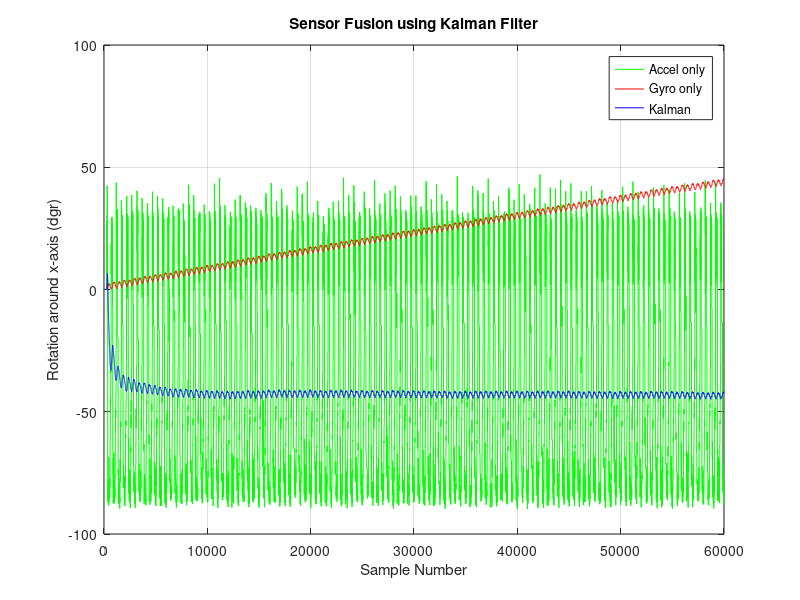
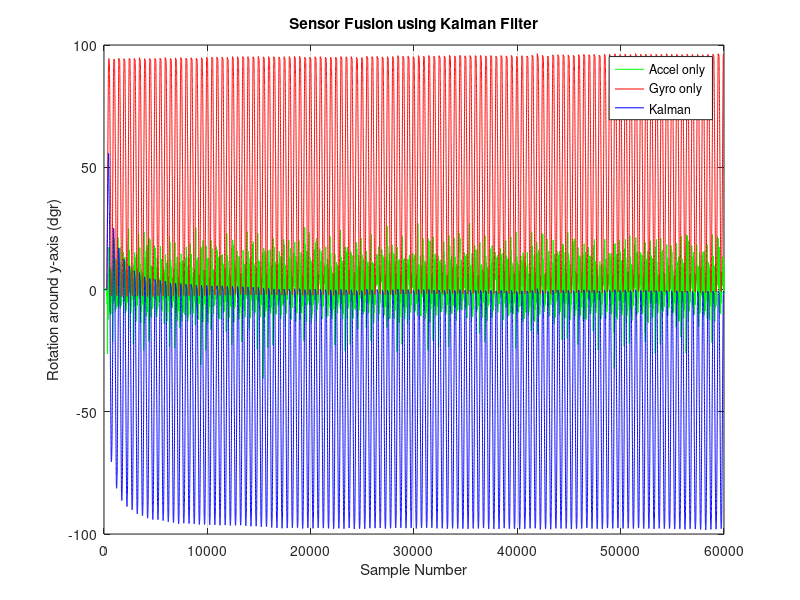
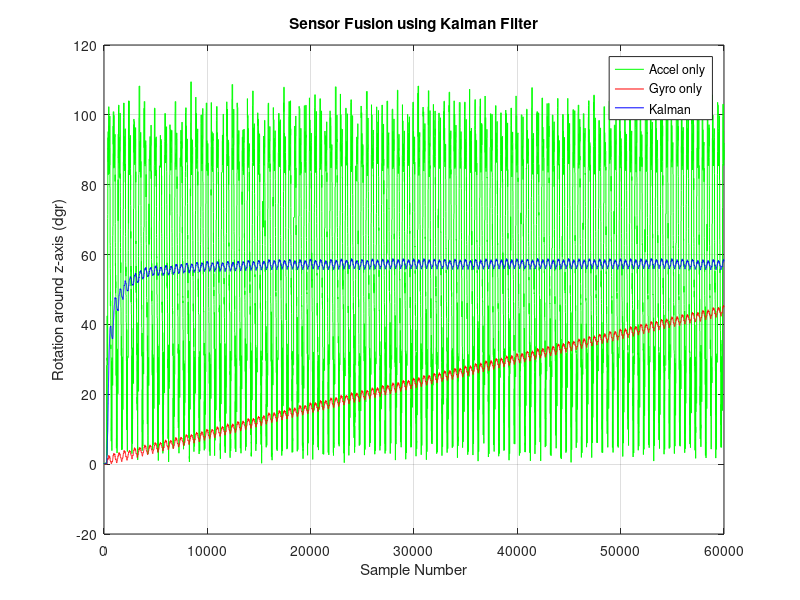

Write MATLAB code to recreate these figures, in order. (Note: a time limit stopped this script after it produced the figures.)
# Load Quaternion pkg
pkg load quaternion;

# Parameters
filter = 5; % 0 = "raw", 1 = "static cal", 2 = "static cal + mvavg", 3 = "static cal + fir", 4 = "static cal + kalman", 5 = "simple cal + no filter"
ign_samples = 0; % samples to ignore until Filter has converged
gyro_weight = 0.98;
acc_range = 0.1;
gyr_sens = 32.8;
acc_sens = 8192;
delta_t = 1/500;
grav_raw = acc_sens;
gravity = 9.80665;
f_norm = [0; 0; acc_sens];
acc_rec = [0; 0; 1];
v = [0; 0; 0];
s = [0; 0; 0];

#Kalman Function
function angle_out = kalman_angle(angle_in, rate, stddev_angle, stddev_rate, delta_t)
  
  # Compute Variances
  var_angle = stddev_angle^2;
  var_rate = stddev_rate^2;

  # Initialize
  y_hat = [0; 0];
  A = [1 (-delta_t); 0 1];
  B = [delta_t; 0];
  H = eye(2,2);
  P = [1000 0; 0 1000];
  Q = [var_angle 0; 0 var_rate];
  R = [stddev_angle 0; 0 stddev_rate];

  # Go through samples
  for i=1:length(angle_in)
  
    # Rememver previous error covariance
    P_prev = P;

    # Prediction Update
    y_hat_neg = A*y_hat + B*rate(i);
    P = A*P_prev*transpose(A) + Q;

    # Measurement Update
    K = (P_prev*transpose(H))*inverse(H*P_prev*transpose(H) + R);
    y_hat = y_hat_neg + K*([angle_in(i); rate(i)] - H*y_hat_neg);
    P = (eye(2,2) - K*H)*P_prev;
    
    # Store values
    angle_out(i) = y_hat(1,1);
  end
  
  disp(P);

endfunction

# Load Data
if (filter == 1)
	load ('calibrated.mat', 'cal');
	data = cal;
	filter_str = "cal";
	f_norm = [331; -263; 8082];
	grav_raw = 8082;
elseif (filter == 2)
	load('mvavg.mat', 'mvavg');
	data = mvavg;
	filter_str = "mvavg";
	f_norm = [331; -263; 8082];
	grav_raw = 8082;
elseif (filter == "fir")
	load('fir.mat', 3);
	data = firfil;
	filter_str = "fir";
	f_norm = [331; -263; 8082];
	grav_raw = 8082;
elseif (filter == 4)
	load('kalman.mat', 'kalmanfil');
	data = kalmanfil;
	filter_str = "kalman";
	f_norm = [331; -263; 8082];
	grav_raw = 8082;
elseif (filter == 5)
	load('simple_calibration.mat', 'cal');
	data = cal;
	filter_str = "simple_cal";
else
	data = load('data.txt');
	filter_str = "raw";
endif

# Create Outfile Strings
outfile = strcat("quat_posVel_", filter_str, "_kalman.pdf");
q_mat_outfile = strcat("quatPos_", filter_str, "_kalman.mat");

# Extract Gyro and Accel Data
gx = data(:,1);
gy = data(:,2);
gz = data(:,3);
ax = data(:,4);
ay = data(:,5);
az = data(:,6);

# Convert
gx = gx / gyr_sens;
gy = gy / gyr_sens;
gz = gz / gyr_sens;
ax = ax / acc_sens;
ay = ay / acc_sens;
az = az / acc_sens;
f_norm_conv = f_norm / acc_sens;

# Compute Standard deviations
if (filter == 1 || filter == 2 || filter == 3 || filter == 4)
  stddev_rate_x = 24.500152 / gyr_sens;
  stddev_rate_y = 1.029194 / gyr_sens;
  stddev_rate_z = 3.045021 / gyr_sens;
  stddev_angle_x = 22.443588 / acc_sens;
  stddev_angle_y = 72.858551 / acc_sens;
  stddev_angle_z = 40.575413 / acc_sens;
else
  stddev_rate_x = std(gx);
  stddev_rate_y = std(gy);
  stddev_rate_z = std(gz);
  stddev_angle_x = std(ax);
  stddev_angle_y = std(ay);
  stddev_angle_z = std(az);
endif;

# Compute Angle
for i = 1:length(gx)
  
  # Get Magnitude of acceleration
  acc_i = [ax(i); ay(i); az(i)];
  acc_mag = norm(acc_i);
  
  # Use recent Acc if acceleration is way different than gravity
  if (acc_mag < (1-acc_range) || acc_mag > (1+acc_range))
    acc_norm = acc_rec;
  elseif (acc_mag != 0) % normalize
    acc_norm = acc_i / acc_mag;
  else 
    acc_norm = acc_i;
  endif;
  
  # Store Acc for next iteration
  acc_rec = acc_norm;
  
  # Compute Angle from Accelerometer and convert to dgr
  angle_acc_x(i) = asin(acc_norm(1,1)) / pi * 180;
  angle_acc_y(i) = asin(acc_norm(2,1)) / pi * 180;
  angle_acc_z(i) = acos(acc_norm(3,1)) / pi * 180;
  
  # Compute Angle from Gyroscope
  if (i == 1)
    angle_gyr_x(i) = gx(i) * delta_t;
    angle_gyr_y(i) = gy(i) * delta_t;
    angle_gyr_z(i) = gz(i) * delta_t;
  else
    angle_gyr_x(i) = angle_gyr_x(i-1) + gx(i) * delta_t;
    angle_gyr_y(i) = angle_gyr_y(i-1) + gy(i) * delta_t;
    angle_gyr_z(i) = angle_gyr_z(i-1) + gz(i) * delta_t;
  endif;

endfor

# Kalman Filter for x axis
angle_x = kalman_angle(angle_acc_x, gx, stddev_angle_x, stddev_rate_x, delta_t);
angle_y = kalman_angle(angle_acc_y, gy, stddev_angle_y, stddev_rate_y, delta_t);
angle_z = kalman_angle(angle_acc_z, gz, stddev_angle_z, stddev_rate_z, delta_t);

# Plot x
plot(angle_acc_x, "g");
hold on;
plot(angle_gyr_x, "r");
hold on;
plot(angle_x, "b");
hold on;

# Set up Plot
grid on;
title('Sensor Fusion using Kalman Filter');
xlabel('Sample Number');
ylabel('Rotation around x-axis (dgr)');
legend('Accel only', 'Gyro only', 'Kalman');

# Print
print(outfile);
hold off;

# Plot y
plot(angle_acc_y, "g");
hold on;
plot(angle_gyr_y, "r");
hold on;
plot(angle_y, "b");
hold on;

# Set up Plot
grid on;
title('Sensor Fusion using Kalman Filter');
xlabel('Sample Number');
ylabel('Rotation around y-axis (dgr)');
legend('Accel only', 'Gyro only', 'Kalman');

# Print
print("-append", outfile);
hold off;

# Plot z
plot(angle_acc_z, "g");
hold on;
plot(angle_gyr_z, "r");
hold on;
plot(angle_z, "b");
hold on;

# Set up Plot
grid on;
title('Sensor Fusion using Kalman Filter');
xlabel('Sample Number');
ylabel('Rotation around z-axis (dgr)');
legend('Accel only', 'Gyro only', 'Kalman');

# Print
print("-append", outfile);
hold off;

# Absolute Quaternion
quat_abs = quaternion(1, 0, 0, 0);

# Compute Quaternions
for i = (ign_samples+1):length(gx)
  
  #Get data set (already converted)
  gyr = [gx(i); gy(i); gz(i)];
  acc = [ax(i); ay(i); az(i)];
  
  ############## Quaternion Start ##############
  
  #Convert angle to radians
  angle_acc_z_rad = angle_acc_z * pi/180;
  
  # Normalize Acc
  acc_norm_sc = acc / norm(acc);
  if (acc_norm_sc != 0)
    acc_norm = acc / acc_norm_sc;
  else 
    acc_norm_sc = 1;
    acc_norm = acc;
  endif;
  
  # Construct absolute rotation quaternion
  quat_abs = quaternion(cos(angle_acc_z_rad(i)/2), acc_norm(1,1)*sin(angle_acc_z_rad(i)/2), acc_norm(2,1)*sin(angle_acc_z_rad(i)/2), acc_norm(3,1)*sin(angle_acc_z_rad(i)/2));
  
  # Keep track of quaternions for plot
  qw(i) = quat_abs.w;
  qx(i) = quat_abs.x;
  qy(i) = quat_abs.y;
  qz(i) = quat_abs.z;
  
  ######## Velocity / Position Start #########
  
  
   #Helper Computations
  qw_qw = qw(i) * qw(i);
  qw_qx = qw(i) * qx(i);
  qw_qy = qw(i) * qy(i);
  qw_qz = qw(i) * qz(i);
  qx_qx = qx(i) * qx(i);
  qx_qy = qx(i) * qy(i);
  qx_qz = qx(i) * qz(i);
  qy_qy = qy(i) * qy(i);
  qy_qz = qy(i) * qz(i);
  qz_qz = qz(i) * qz(i);
  
  #Quaternion to Rotation Matrix
  rot = [(qw_qw + qx_qx - qy_qy - qz_qz) 	(2 * qx_qy + 2 * qw_qz) 	(2 * qx_qz - 2 * qw_qy); 
	  (2 * qx_qy - 2 * qw_qz) 		(qw_qw - qx_qx + qy_qy - qz_qz) (2 * qy_qz + 2 * qw_qx)
	  (2 * qx_qz + 2 * qw_qy) 		(2 * qy_qz - 2 * qw_qx) 	(qw_qw - qx_qx - qy_qy + qz_qz)];
  
  #Get Transpose
  rot_t = transpose(rot);
  
  #Rotate Normal force
  f_norm_rot = rot * f_norm_conv;
  
  # Debug
  %keyboard();
  
  #Remove Gravity
  acc = acc - f_norm_rot;
  
  #Compute Intertial Acceleration
  acc_inert = rot_t * acc;
  
  #Convert to m/s^2
  acc_i_c = acc_inert * gravity;
  
  # Get recent acceleration
  if ( i <= (ign_samples+1) )
    a_recent = [0; 0; 0];
  else
    a_recent = [oax(i-1); oay(i-1); oaz(i-1)];
  endif;
  
  #Compute Velocity (first integration)
  v_curr = v + a_recent * delta_t; %v + acc_i_c * delta_t;
  
  #Compute Position (second integration)
  s_curr = s + v * delta_t; %s + v*delta_t + 0.5 * acc_i_c * delta_t^2;
  
  #Replace old velocity and position by new ones
  v = v_curr;
  s = s_curr;
  
  # Keep track of velocity and position for plots
  oax(i) = acc_i_c(1,1);
  oay(i) = acc_i_c(2,1);
  oaz(i) = acc_i_c(3,1);
  vx(i) = v(1,1);
  vy(i) = v(2,1);
  vz(i) = v(3,1);
  sx(i) = s(1,1);
  sy(i) = s(2,1);
  sz(i) = s(3,1);
  
endfor

# clear
hold off;

# Plot Quaternion
plot(qw, "c");
hold on;
plot(qx, "r");
hold on;
plot(qy, "g");
hold on;
plot(qz, "b");
hold on;

# Set up Plot
grid on;
title('Quaternions (after calibration and filtering)');
xlabel('Sample Number');
ylabel('Value');
legend('w', 'x', 'y', 'z');

# Prepare for Data Export
qw = rot90(qw, -1);
qx = rot90(qx, -1);
qy = rot90(qy, -1);
qz = rot90(qz, -1);
sx = rot90(sx, -1);
sy = rot90(sy, -1);
sz = rot90(sz, -1);
out = [qw qx qy qz sx sy sz];

# Data Export
save(q_mat_outfile, 'out');

# Print
print("-append", outfile);
hold off;

# Plot Velocity
plot(vx, "r");
hold on;
plot(vy, "g");
hold on;
plot(vz, "b");
hold on;

# Set up Plot
grid on;
title('Velocity');
xlabel('Sample Number');
ylabel('Velocity (m/s)');
legend('x', 'y', 'z');
hold off;

# Print Velocity
print("-append", outfile);

# Plot Position
plot(sx, "r");
hold on;
plot(sy, "g");
hold on;
plot(sz, "b");
hold on;

# Set up Plot
grid on;
title('Position');
xlabel('Sample Number');
ylabel('Position (m)');
legend('x', 'y', 'z');
hold off;

# Print Position
print("-append", outfile);
